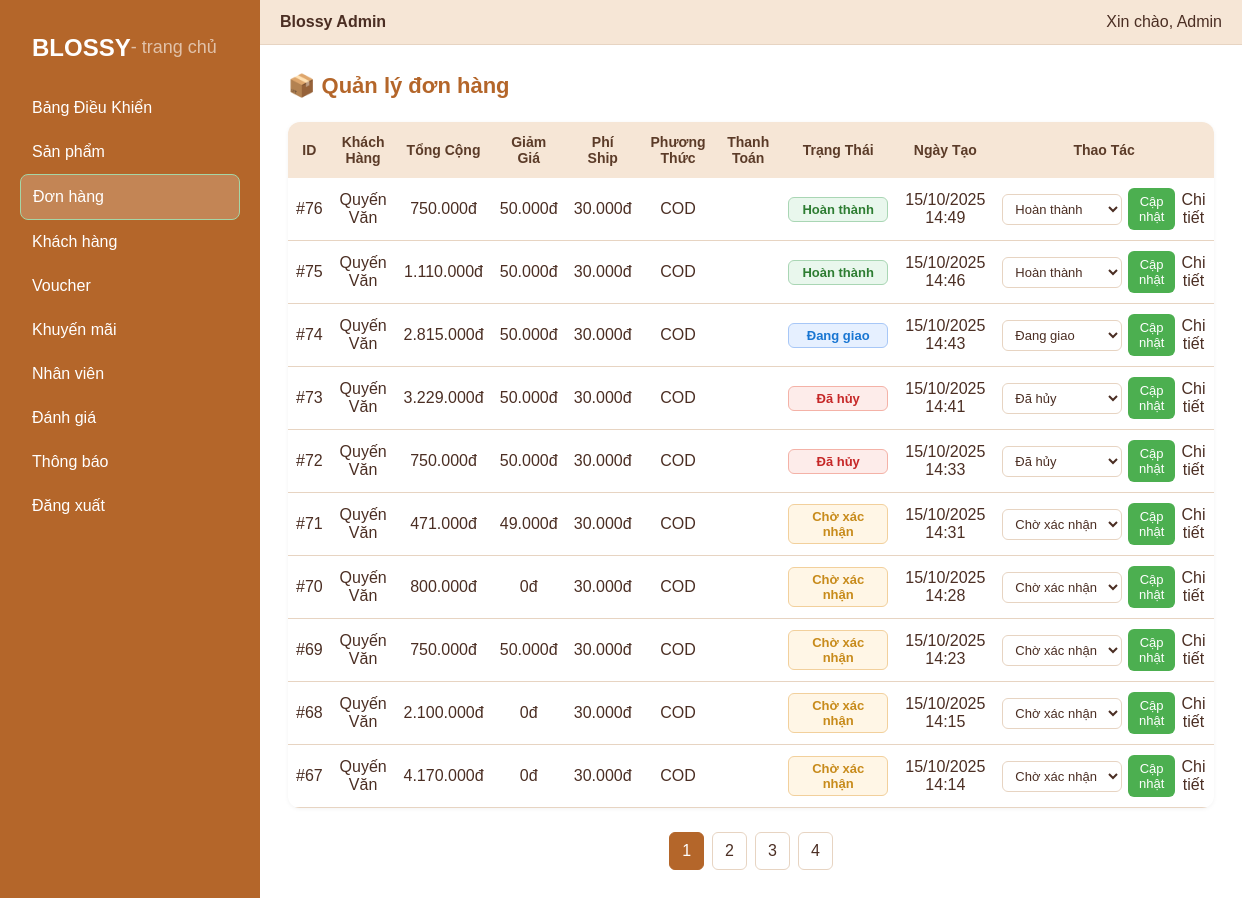
The page /index.php/index.php?controller=adminorder&action=index (signed in) on the database its author committed.
### tables this page shows
CREATE TABLE `orders` (
  `id` bigint(20) UNSIGNED NOT NULL,
  `user_id` bigint(20) UNSIGNED NOT NULL,
  `address_id` bigint(20) UNSIGNED DEFAULT NULL,
  `status` enum('cho_xac_nhan','dang_giao','hoan_thanh','huy') NOT NULL DEFAULT 'cho_xac_nhan',
  `payment_method` enum('cod','vnpay','momo','bank') NOT NULL DEFAULT 'cod',
  `payment_status` enum('chua_thanh_toan','da_thanh_toan','hoan_tien') NOT NULL DEFAULT 'chua_thanh_toan',
  `subtotal` decimal(12,2) NOT NULL DEFAULT 0.00,
  `discount_total` decimal(12,2) NOT NULL DEFAULT 0.00,
  `shipping_fee` decimal(12,2) NOT NULL DEFAULT 0.00,
  `grand_total` decimal(12,2) NOT NULL DEFAULT 0.00,
  `voucher_code` varchar(64) DEFAULT NULL,
  `note` varchar(255) DEFAULT NULL,
  `delivery_date` date DEFAULT NULL,
  `created_at` datetime NOT NULL DEFAULT current_timestamp(),
  `updated_at` datetime NOT NULL DEFAULT current_timestamp() ON UPDATE current_timestamp()
);

CREATE TABLE `users` (
  `id` bigint(20) UNSIGNED NOT NULL,
  `role_id` tinyint(3) UNSIGNED NOT NULL DEFAULT 1,
  `level_id` tinyint(3) UNSIGNED DEFAULT 1,
  `email` varchar(191) NOT NULL,
  `first_name` varchar(100) DEFAULT NULL,
  `last_name` varchar(100) DEFAULT NULL,
  `password_hash` varchar(191) NOT NULL,
  `phone` varchar(20) DEFAULT NULL,
  `gender` enum('Nam','Nữ','Khác') DEFAULT 'Nam',
  `level` enum('diamond','gold','silver','normal') NOT NULL DEFAULT 'normal',
  `total_spent` decimal(12,2) NOT NULL DEFAULT 0.00,
  `address` varchar(255) DEFAULT NULL,
  `is_blocked` tinyint(1) NOT NULL DEFAULT 0,
  `created_at` datetime NOT NULL DEFAULT current_timestamp(),
  `updated_at` datetime NOT NULL DEFAULT current_timestamp() ON UPDATE current_timestamp(),
  `password` varchar(255) NOT NULL
);

### App/Models/Database/database.php (called while the page is built, shortened)
<?php
class Database {
    private $servername = "localhost";
    private $username = "root";
    private $password = "0586964157";
    private $databasename = "web_ban_hoa";
    function connection_database(): PDO {
        try {
            $conn = new PDO(
                "mysql:host=$this->servername;dbname=$this->databasename",
                $this->username,
                $this->password
            );
            $conn->setAttribute(PDO::ATTR_ERRMODE, PDO::ERRMODE_EXCEPTION);
        } catch (PDOException $e) {
            throw $e;
        }
        return $conn;
    }
}
?>

### App/Controllers/AdminOrderController.php (called while the page is built, shortened)
<?php
require_once 'BaseController.php';
require_once __DIR__ . '/../Models/AdminOrderModel.php';
class AdminOrderController extends BaseController
{
    private $model;
    public function __construct()
    {
        $this->model = new AdminOrderModel();
    }
    public function index()
    {
        $page = isset($_GET['page']) ? max(1, (int)$_GET['page']) : 1;
        $limit = 10;
        $offset = ($page - 1) * $limit;
        $orders = $this->model->getAll($limit, $offset);
        $totalOrders = $this->model->countAll();
        $totalPages = ceil($totalOrders / $limit);
        $this->loadView('Admin.Orders.Index', compact('orders', 'page', 'totalPages'));
    }
}

### App/Models/BaseModel.php (called while the page is built, shortened)
<?php
require_once __DIR__ . '/Database/Database.php';
class BaseModel {
    public function __construct() {
        $db = new database();
        $this->conn = $db->connection_database();
    }
}

### App/Models/AdminOrderModel.php (called while the page is built, shortened)
<?php
require_once 'BaseModel.php';
class AdminOrderModel extends BaseModel
{
    public function getAll($limit, $offset)
    {
        $sql = "SELECT o.*, u.first_name, u.last_name
                FROM orders o
                LEFT JOIN users u ON o.user_id = u.id
                ORDER BY o.created_at DESC
                LIMIT :limit OFFSET :offset";
        $stmt = $this->conn->prepare($sql);
        $stmt->bindValue(':limit', $limit, PDO::PARAM_INT);
        $stmt->bindValue(':offset', $offset, PDO::PARAM_INT);
        $stmt->execute();
        return $stmt->fetchAll(PDO::FETCH_ASSOC);
    }
    public function countAll()
    {
        $stmt = $this->conn->query("SELECT COUNT(*) FROM orders");
        return (int)$stmt->fetchColumn();
    }
}

### App/Views/Admin/Orders/index.php (the view, shortened to what this page needs)
<link rel="stylesheet" href="<?= BASE_URL ?>Public/Assets/Css/Toast.css?v=<?= time()?>">
<link rel="stylesheet" href="<?= BASE_URL ?>Public/Assets/Css/Admin/Order.css">
<div id="order_admin">
<?php include_once __DIR__ . '/../Layouts/Sidebar.php'; ?>
<div class="admin-main">
  <?php include_once __DIR__ . '/../Layouts/Header.php'; ?>
  <div class="order-content">
    <h2 class="order-title">📦 Quản lý đơn hàng</h2>
    <table class="order-table">
      <thead>
        <tr>
          <th>ID</th>
          <th>Khách Hàng</th>
          <th>Tổng Cộng</th>
          <th>Giảm Giá</th>
          <th>Phí Ship</th>
          <th>Phương Thức</th>
          <th>Thanh Toán</th>
          <th>Trạng Thái</th>
          <th>Ngày Tạo</th>
          <th>Thao Tác</th>
        </tr>
      </thead>
      <tbody>
        <?php foreach ($orders as $o): ?>
          <?php
            $status = strtolower(trim($o['status'] ?? ''));
            $class = match ($status) {
            'cho_xac_nhan' => 'pending',
            'dang_giao'    => 'shipping',
            'hoan_thanh'   => 'success',
            'huy'          => 'cancel',
            default        => 'unknown'
            };
          ?>
          <tr>
            <td>#<?= htmlspecialchars($o['id']) ?></td>
            <td><?= htmlspecialchars($o['first_name'] . ' ' . $o['last_name']) ?></td>
            <td><?= number_format($o['grand_total'], 0, ',', '.') ?>đ</td>
            <td><?= number_format($o['discount_total'], 0, ',', '.') ?>đ</td>
            <td><?= number_format($o['shipping_fee'], 0, ',', '.') ?>đ</td>
            <td><?= strtoupper($o['payment_method']) ?></td>
            <td><?= ucfirst(str_replace('_', ' ', $o['payment_status'])) ?></td>
            <td>
              <span class="order-status <?= $class ?>">
                <?= match ($status) {
                    'cho_xac_nhan' => 'Chờ xác nhận',
                    'dang_giao'    => 'Đang giao',
                    'hoan_thanh'   => 'Hoàn thành',
                    'huy'          => 'Đã hủy',
                    default        => 'Chưa xác định'
                } ?>
              </span>
            </td>
            <td><?= date('d/m/Y H:i', strtotime($o['created_at'])) ?></td>
            <td>
              <div class="order-update-group">
                <select class="order-status-select" data-id="<?= $o['id'] ?>">
                  <option value="cho_xac_nhan" <?= $status === 'cho_xac_nhan' ? 'selected' : '' ?>>Chờ xác nhận</option>
                  <option value="dang_giao" <?= $status === 'dang_giao' ? 'selected' : '' ?>>Đang giao</option>
                  <option value="hoan_thanh" <?= $status === 'hoan_thanh' ? 'selected' : '' ?>>Hoàn thành</option>
                  <option value="huy" <?= $status === 'huy' ? 'selected' : '' ?>>Đã hủy</option>
                </select>
                <button class="order-btn-update" data-id="<?= (int)$o['id'] ?>">Cập nhật</button>
                <a href="index.php?controller=adminorder&action=detail&id=<?= $o['id'] ?>" class="order-btn-detail">Chi tiết</a>
              </div>
            </td>
          </tr>
        <?php endforeach; ?>
      </tbody>
    </table>
    <div class="pagination">
      <?php for ($i = 1; $i <= $totalPages; $i++): ?>
        <a href="index.php?controller=adminorder&action=index&page=<?= $i ?>"
           class="pagination-link <?= $i == $page ? 'active' : '' ?>">
           <?= $i ?>
        </a>
      <?php endfor; ?>
    </div>
  </div>
</div>
</div>

### index.php (shortened to what this page needs)
<?php
$controller = isset($_GET['controller']) ? strtolower($_GET['controller']) : 'home';
$action     = isset($_GET['action']) ? strtolower($_GET['action']) : 'index';
$controllerName = ucfirst($controller) . 'Controller';
$controllerPath = __DIR__ . '/App/Controllers/' . $controllerName . '.php';
if (file_exists($controllerPath)) {
    if (class_exists($controllerName)) {
        $controllerObj = new $controllerName();
        if (method_exists($controllerObj, $action)) {
            isset($_GET['id']) ? $controllerObj->$action($_GET['id']) : $controllerObj->$action();
        } else {
            echo "<h3>❌ Không tìm thấy action <b>$action</b> trong controller <b>$controllerName</b>.</h3>";
        }
    } else {
        echo "<h3>❌ Không tìm thấy class controller: <b>$controllerName</b>.</h3>";
    }
} else {
    echo "<h3>❌ Không tìm thấy file controller: <b>$controllerPath</b>.</h3>";
}

### App/Controllers/BaseController.php (shortened to what this page needs)
<?php
class BaseController
{
    public function loadView($viewPath, $data = [])
    {
        $filePath = str_replace('.', '/', $viewPath);
        $fullPath = __DIR__ . '/../Views/' . $filePath . '.php';
        if (file_exists($fullPath)) {
            require_once $fullPath;
        } else {
            echo "Lỗi: Không tìm thấy file View: " . $fullPath;
        }
    }
}

### App/Views/Admin/Layouts/Sidebar.php (shortened to what this page needs)
<link rel="stylesheet" href="<?= BASE_URL ?>Public/Assets/Css/Toast.css?v=<?= time()?>">
<link rel="stylesheet" href="<?= BASE_URL ?>Public/Assets/Css/Admin/Dashboard.css?v=<?= time()?>">
<aside class="admin-sidebar">
  <a href="?controller=home&action=index">
    <h2 class="admin-logo">BLOSSY</h2> <span>- trang chủ</span>
  </a>
  <nav>
    <a href="?controller=admin&action=dashboard" class="active">Bảng Điều Khiển</a>
    <a href="?controller=adminproduct&action=index">Sản phẩm</a>
    <a href="?controller=adminorder&action=index">Đơn hàng</a>
    <a href="?controller=admincustomer&action=index">Khách hàng</a>
    <a href="?controller=adminvoucher&action=index">Voucher</a>
    <a href="?controller=adminpromotion&action=index">Khuyến mãi</a>
    <a href="?controller=adminstaff&action=index">Nhân viên</a>
    <a href="?controller=adminreview&action=index">Đánh giá</a>
    <a href="?controller=adminnotification&action=index">Thông báo</a>
    <a href="<?= BASE_URL ?>index.php?controller=auth&action=logout">Đăng xuất</a>
  </nav>
</aside>

### App/Views/Admin/Layouts/Header.php (shortened to what this page needs)
    <link rel="stylesheet" href="<?= BASE_URL ?>/Public/Assets/Css/reset.css?v=<?= time() ?>">
    <link rel="stylesheet" href="<?= BASE_URL ?>/Public/Assets/Css/admin_style.css?v=<?= time() ?>">
<div class="admin-header">
  <div class="admin-header__left">
    <strong>Blossy Admin</strong>
  </div>
  <div class="admin-header__right">
    <span>Xin chào, <?= htmlspecialchars($_SESSION['user']['name'] ?? 'Admin') ?></span>
  </div>
</div>

### Public/Assets/Css/Admin/Order.css (style rules this page uses)
.order-content { flex: 1; background: var(--bg); padding: 24px 28px; color: var(--text); }
.order-title { font-size: 22px; font-weight: 600; color: var(--primary); margin-bottom: 20px; }
.order-table { width: 100%; border-collapse: collapse; background: var(--panel-bg); border-radius: 12px; overflow: hidden; box-shadow: 0 1px 4px rgba(0, 0, 0, 0.05); }
.order-table th { background: #f6e6d6; color: #5b3b28; font-weight: 600; font-size: 14px; padding: 12px 10px; text-align: center; }
.order-table td { padding: 10px 8px; border-bottom: 1px solid var(--header-border); text-align: center; color: var(--text); }
#order_admin { display: flex; flex-direction: row; min-height: 100vh; width: 100%; background: var(--bg); color: var(--text); }
.admin-main { flex: 1; display: flex; flex-direction: column; width: 100%; }
.order-content { flex: 1; padding: 24px 28px; background: var(--panel-bg); width: 100%; box-sizing: border-box; }
.order-status { display: inline-block; padding: 4px 10px; border-radius: 6px; font-size: 13px; font-weight: 500; }
.order-status.pending { background: #fff6e6; color: #c88b1b; border: 1px solid #f2d09c; }
.order-status.shipping { background: #e6f0ff; color: #1976d2; border: 1px solid #a7c7f7; }
.order-status.success { background: #e9f7ed; color: #2e7d32; border: 1px solid #a9d6b4; }
.order-status.cancel { background: #fdecea; color: #c62828; border: 1px solid #f4b2a7; }
.order-update-group { display: flex; align-items: center; justify-content: center; gap: 6px; }
.order-status-select { padding: 6px 8px; border-radius: 6px; border: 1px solid var(--header-border); background: #fff; font-size: 13px; color: var(--text); cursor: pointer; transition: 0.2s ease; }
.order-btn-update { background: #4caf50; color: #fff; border: none; padding: 6px 10px; border-radius: 6px; cursor: pointer; font-size: 13px; transition: 0.2s ease; }

### Public/Assets/Css/Admin/Dashboard.css (style rules this page uses)
.admin-sidebar { width: 260px; background: var(--primary); color: #fff; padding: 20px; flex-shrink: 0; display: flex; flex-direction: column; }
.admin-logo { margin: 0 0 10px 0; }
.admin-sidebar a { color: #fff; text-decoration: none; padding: 10px 12px; border-radius: 8px; display: flex; text-align: center; align-items: center; }
.admin-sidebar a span { font-size: 18px; margin-bottom: 12px; opacity: 0.6; }
.admin-sidebar a:hover, .admin-sidebar a.active { background: rgba(255, 255, 255, 0.2); }
.admin-main { flex: 1; display: flex; flex-direction: column; }
.admin-header { background: var(--header-bg); border-bottom: 1px solid var(--header-border); padding: 10px 20px; display: flex; justify-content: space-between; align-items: center; }
.order-status { display: inline-block; padding: 4px 10px; border-radius: 6px; font-weight: 600; font-size: 13px; text-align: center; min-width: 100px; }
.order-status.pending { background: #fff6e6; color: #c88b1b; border: 1px solid #f2d09c; }
.order-status.shipping { background: #e6f0ff; color: #1976d2; border: 1px solid #a7c7f7; }
.order-status.success { background: #e9f7ed; color: #2e7d32; border: 1px solid #a9d6b4; }
.order-status.cancel { background: #fdecea; color: #c62828; border: 1px solid #f4b2a7; }

### Public/Assets/Css/admin_style.css (style rules this page uses)
.pagination { display: flex; justify-content: center; align-items: center; margin: 24px 0; gap: 8px; }
.pagination-link { display: inline-block; padding: 6px 12px; border-radius: 6px; border: 1px solid var(--header-border); color: var(--text); background: var(--panel-bg); text-decoration: none; transition: all 0.2s ease; }
.pagination-link.active { background: var(--primary); color: #fff; border-color: var(--primary); }
.active { background-color: #e8f5e9; color: #2e7d32; border: 1px solid #a5d6a7; }

### rows shown on the page
orders: id "76", user.last_name "Quyến Văn", grand_total "750.000", discount_total "50.000", shipping_fee "30.000", payment_method "COD", status "Hoàn thành", created_at "15/10/2025 14:49", status+id "Hoàn thành"
orders: id "75", user.last_name "Quyến Văn", grand_total "1.110.000", discount_total "50.000", shipping_fee "30.000", payment_method "COD", status "Hoàn thành", created_at "15/10/2025 14:46", status+id "Hoàn thành"
orders: id "74", user.last_name "Quyến Văn", grand_total "2.815.000", discount_total "50.000", shipping_fee "30.000", payment_method "COD", status "Đang giao", created_at "15/10/2025 14:43", status+id "Đang giao"
orders: id "73", user.last_name "Quyến Văn", grand_total "3.229.000", discount_total "50.000", shipping_fee "30.000", payment_method "COD", status "Đã hủy", created_at "15/10/2025 14:41", status+id "Đã hủy"
orders: id "72", user.last_name "Quyến Văn", grand_total "750.000", discount_total "50.000", shipping_fee "30.000", payment_method "COD", status "Đã hủy", created_at "15/10/2025 14:33", status+id "Đã hủy"
orders: id "71", user.last_name "Quyến Văn", grand_total "471.000", discount_total "49.000", shipping_fee "30.000", payment_method "COD", status "Chờ xác nhận", created_at "15/10/2025 14:31", status+id "Chờ xác nhận"
orders: id "70", user.last_name "Quyến Văn", grand_total "800.000", discount_total "0", shipping_fee "30.000", payment_method "COD", status "Chờ xác nhận", created_at "15/10/2025 14:28", status+id "Chờ xác nhận"
orders: id "69", user.last_name "Quyến Văn", grand_total "750.000", discount_total "50.000", shipping_fee "30.000", payment_method "COD", status "Chờ xác nhận", created_at "15/10/2025 14:23", status+id "Chờ xác nhận"
orders: id "68", user.last_name "Quyến Văn", grand_total "2.100.000", discount_total "0", shipping_fee "30.000", payment_method "COD", status "Chờ xác nhận", created_at "15/10/2025 14:15", status+id "Chờ xác nhận"
orders: id "67", user.last_name "Quyến Văn", grand_total "4.170.000", discount_total "0", shipping_fee "30.000", payment_method "COD", status "Chờ xác nhận", created_at "15/10/2025 14:14", status+id "Chờ xác nhận"

### other values the page prints
$_SESSION['user']['name'] "Admin"
